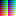

This figure's Python source:
#!/usr/bin/env python
#
# Generates an image with all legal 8-bit background colors
# Micah Elizabeth Scott <micah@misc.name>
# 
# Copyright (c) 2011 Sifteo, Inc.
#

import Image

def InverseRGB565(w):
    # Convert RGB565 back to RGB color
    return ( ((w >> 11) & 0x1F) * 255 / 31,
             ((w >> 5 ) & 0x3F) * 255 / 63,
             ((w >> 0 ) & 0x1F) * 255 / 31 )

im = Image.new("RGB", (16, 16))

for c in range(256):
    color = InverseRGB565(c | (c << 8))
    im.putpixel((c & 0xF, c >> 4), color)

im.save("bg-palette.png")
